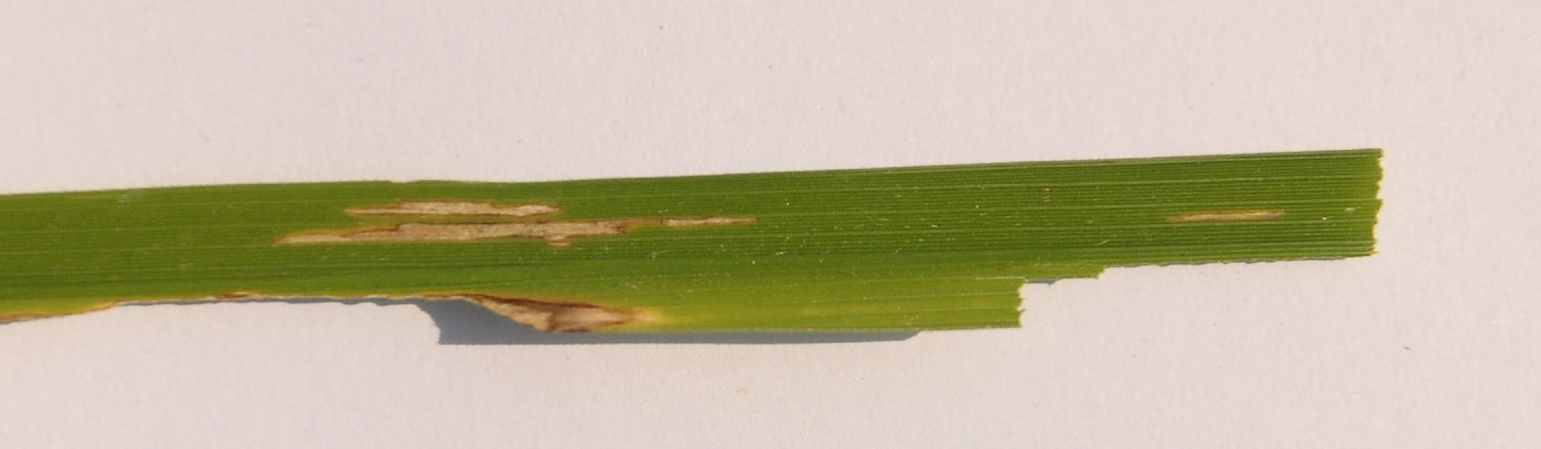
#> input picture DSC_0366.jpg, 3081 x 897 px (shown at 1/2 size); its folder holds only this picture in this run
$ python -i main.py   (imports and definitions only)
#> lines starting #> are read from the running program, lines starting #| are printed output that depends on the picture
#> further down, picture is the input picture: shape (897, 3081, 3); mean B, G, R 159.4, 185.1, 194
from flask import Flask, request, render_template, url_for, jsonify
import os
import cv2
import numpy as np
from skimage.feature import hog
from sklearn import svm
from sklearn.model_selection import train_test_split
import time

# [1 line not run here, left out]
# [1 line that did not run here, left out]
# [2 lines not run here, left out]

file_url = ''
file_name = ''
file_path = ''
custom_message = ''
model = ''
progress = 0  # Menyimpan progress

# [23 lines that did not run here, left out]

def load_images_from_folder(folder_path):
    images = []
    labels = []
    class_names = os.listdir(folder_path)
    for class_name in class_names:
        class_path = os.path.join(folder_path, class_name)
        if os.path.isdir(class_path):
            for filename in os.listdir(class_path):
                img_path = os.path.join(class_path, filename)
                img = cv2.imread(img_path)
                if img is not None:
                    images.append(img)
                    labels.append(class_name)
    return images, labels

def preprocess_image(image):
    gray_image = cv2.cvtColor(image, cv2.COLOR_BGR2GRAY)
    enhanced_image = cv2.equalizeHist(gray_image)
    denoised_image = cv2.GaussianBlur(enhanced_image, (5, 5), 0)
    return denoised_image

def extract_hog_features(image):
    features, _ = hog(image, pixels_per_cell=(8, 8), cells_per_block=(2, 2), visualize=True)
    return features

def classify_new_image(image):
    resized_image = cv2.resize(image, (384, 128))
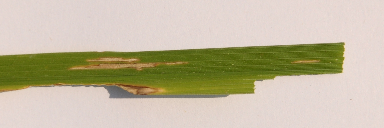
#> resized_image: shape (128, 384, 3); mean B, G, R 159.3, 185.1, 194
    gray_image = cv2.cvtColor(resized_image, cv2.COLOR_BGR2GRAY)
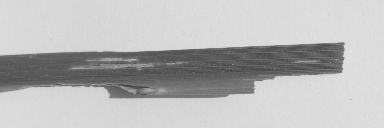
#> gray_image: shape (128, 384); min 59, max 229, mean 184.8
    enhanced_image = cv2.equalizeHist(gray_image)
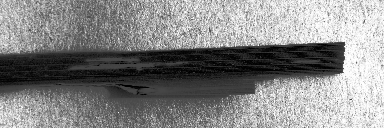
#> enhanced_image: shape (128, 384); min 0, max 255, mean 133.9
    denoised_image = cv2.GaussianBlur(enhanced_image, (5, 5), 0)
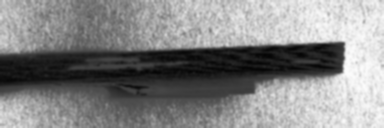
#> denoised_image: shape (128, 384); min 5, max 252, mean 133.9

    hog_features = extract_hog_features(denoised_image)
    hog_features = np.array(hog_features).reshape(1, -1)

#> (the run stopped early here; a loop or call above may not have finished)
